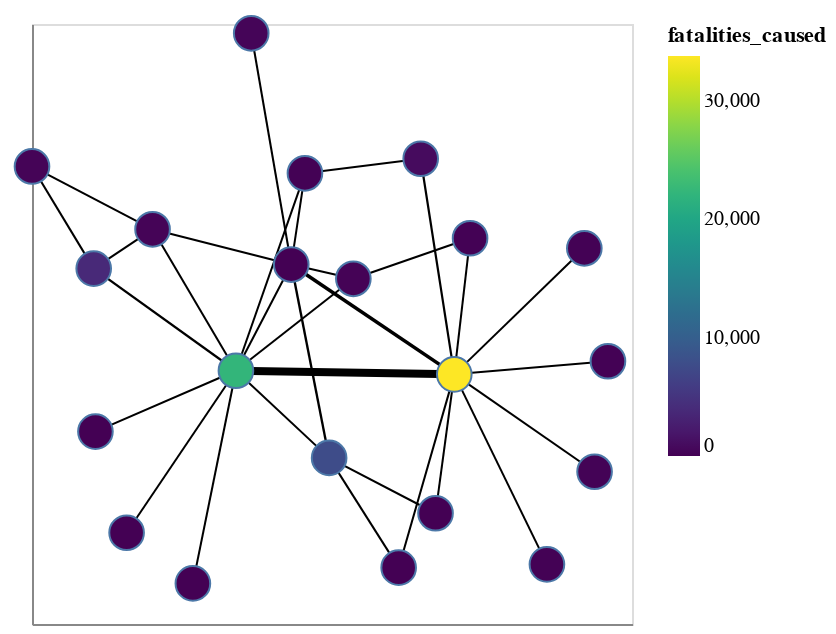

This figure's notebook cell:
### Code cell
# Call the function to draw the graph
graph_viz = draw_graph(G)

graph_viz

### Figure 1 — Vega-Lite specification as saved in the notebook (floating-point values rounded to 4 significant figures)
{"config": {"view": {"continuousWidth": 300, "continuousHeight": 300}}, "layer": [{"data": {"name": "data-be9dff1ae7957e867272003005fe8595"}, "mark": {"type": "line", "color": "black", "opacity": 1}, "encoding": {"detail": {"field": "edge", "type": "quantitative"}, "size": {"field": "FATALITIES", "legend": null, "type": "quantitative"}, "x": {"axis": {"grid": false, "labels": false, "ticks": false, "title": ""}, "field": "x", "type": "quantitative"}, "y": {"axis": {"grid": false, "labels": false, "ticks": false, "title": ""}, "field": "y", "type": "quantitative"}}}, {"data": {"name": "data-13f295b47a31d38718f37d18d14e6f70"}, "mark": {"type": "point", "opacity": 1, "size": 300, "strokeWidth": 1.0}, "encoding": {"fill": {"field": "fatalities_caused", "scale": {"scheme": "viridis"}, "type": "quantitative"}, "tooltip": [{"field": "name", "type": "nominal"}, {"field": "fatalities_caused", "type": "quantitative"}], "x": {"axis": {"grid": false, "labels": false, "ticks": false}, "field": "x", "type": "quantitative"}, "y": {"axis": {"grid": false, "labels": false, "ticks": false}, "field": "y", "type": "quantitative"}}}], "$schema": "https://vega.github.io/schema/vega-lite/v5.17.0.json", "datasets": {"data-be9dff1ae7957e867272003005fe8595": [{"edge": 0, "pair": ["Military Forces of Russia (2000-)", "Military Forces of Ukraine (2019-)"], "FATALITIES": 20327, "source": "Military Forces of Russia (2000-)", "x": 0.4076, "y": -0.05912, "target": "Military Forces of Ukraine (2019-)"}, {"edge": 0, "pair": ["Military Forces of Russia (2000-)", "Military Forces of Ukraine (2019-)"], "FATALITIES": 20327, "source": "Military Forces of Russia (2000-)", "x": -0.3202, "y": -0.05122, "target": "Military Forces of Ukraine (2019-)"}, {"edge": 1, "pair": ["Military Forces of Russia (2000-)", "Civilians (Ukraine)"], "FATALITIES": 5365, "source": "Military Forces of Russia (2000-)", "x": 0.4076, "y": -0.05912, "target": "Civilians (Ukraine)"}, {"edge": 1, "pair": ["Military Forces of Russia (2000-)", "Civilians (Ukraine)"], "FATALITIES": 5365, "source": "Military Forces of Russia (2000-)", "x": -0.1358, "y": 0.1788, "target": "Civilians (Ukraine)"}, {"edge": 2, "pair": ["Military Forces of Russia (2000-)", "Military Forces of Ukraine (2019-) Air Force"], "FATALITIES": 694, "source": "Military Forces of Russia (2000-)", "x": 0.4076, "y": -0.05912, "target": "Military Forces of Ukraine (2019-) Air Force"}, {"edge": 2, "pair": ["Military Forces of Russia (2000-)", "Military Forces of Ukraine (2019-) Air Force"], "FATALITIES": 694, "source": "Military Forces of Russia (2000-)", "x": 0.2956, "y": 0.408, "target": "Military Forces of Ukraine (2019-) Air Force"}, {"edge": 3, "pair": ["Military Forces of Russia (2000-)", "Military Forces of Ukraine (2019-) National Guard"], "FATALITIES": 48, "source": "Military Forces of Russia (2000-)", "x": 0.4076, "y": -0.05912, "target": "Military Forces of Ukraine (2019-) National Guard"}, {"edge": 3, "pair": ["Military Forces of Russia (2000-)", "Military Forces of Ukraine (2019-) National Guard"], "FATALITIES": 48, "source": "Military Forces of Russia (2000-)", "x": 0.9198, "y": -0.03068, "target": "Military Forces of Ukraine (2019-) National Guard"}, {"edge": 4, "pair": ["Military Forces of Russia (2000-)", "Melitopol Communal Militia (Ukraine)"], "FATALITIES": 128, "source": "Military Forces of Russia (2000-)", "x": 0.4076, "y": -0.05912, "target": "Melitopol Communal Militia (Ukraine)"}, {"edge": 4, "pair": ["Military Forces of Russia (2000-)", "Melitopol Communal Militia (Ukraine)"], "FATALITIES": 128, "source": "Military Forces of Russia (2000-)", "x": 0.8752, "y": -0.2701, "target": "Melitopol Communal Militia (Ukraine)"}, {"edge": 5, "pair": ["Military Forces of Russia (2000-)", "Military Forces of Ukraine (2019-) Marines"], "FATALITIES": 106, "source": "Military Forces of Russia (2000-)", "x": 0.4076, "y": -0.05912, "target": "Military Forces of Ukraine (2019-) Marines"}, {"edge": 5, "pair": ["Military Forces of Russia (2000-)", "Military Forces of Ukraine (2019-) Marines"], "FATALITIES": 106, "source": "Military Forces of Russia (2000-)", "x": 0.8411, "y": 0.2139, "target": "Military Forces of Ukraine (2019-) Marines"}, {"edge": 6, "pair": ["Military Forces of Russia (2000-)", "Military Forces of Ukraine (2019-) Special Forces"], "FATALITIES": 53, "source": "Military Forces of Russia (2000-)", "x": 0.4076, "y": -0.05912, "target": "Military Forces of Ukraine (2019-) Special Forces"}, {"edge": 6, "pair": ["Military Forces of Russia (2000-)", "Military Forces of Ukraine (2019-) Special Forces"], "FATALITIES": 53, "source": "Military Forces of Russia (2000-)", "x": 0.7164, "y": -0.4708, "target": "Military Forces of Ukraine (2019-) Special Forces"}, {"edge": 7, "pair": ["Military Forces of Russia (2000-)", "Military Forces of Ukraine (2019-) International Legion"], "FATALITIES": 83, "source": "Military Forces of Russia (2000-)", "x": 0.4076, "y": -0.05912, "target": "Military Forces of Ukraine (2019-) International Legion"}, {"edge": 7, "pair": ["Military Forces of Russia (2000-)", "Military Forces of Ukraine (2019-) International Legion"], "FATALITIES": 83, "source": "Military Forces of Russia (2000-)", "x": 0.2222, "y": -0.4779, "target": "Military Forces of Ukraine (2019-) International Legion"}, {"edge": 8, "pair": ["Military Forces of Russia (2000-)", "Military Forces of Ukraine (2019-) Territorial Defense Forces"], "FATALITIES": 79, "source": "Military Forces of Russia (2000-)", "x": 0.4076, "y": -0.05912, "target": "Military Forces of Ukraine (2019-) Territorial Defense Forces"}, {"edge": 8, "pair": ["Military Forces of Russia (2000-)", "Military Forces of Ukraine (2019-) Territorial Defense Forces"], "FATALITIES": 79, "source": "Military Forces of Russia (2000-)", "x": 0.3451, "y": -0.3601, "target": "Military Forces of Ukraine (2019-) Territorial Defense Forces"}, {"edge": 9, "pair": ["Military Forces of Russia (2000-)", "Police Forces of Ukraine (2019-) State Border Guard Service"], "FATALITIES": 44, "source": "Military Forces of Russia (2000-)", "x": 0.4076, "y": -0.05912, "target": "Police Forces of Ukraine (2019-) State Border Guard Service"}, {"edge": 9, "pair": ["Military Forces of Russia (2000-)", "Police Forces of Ukraine (2019-) State Border Guard Service"], "FATALITIES": 44, "source": "Military Forces of Russia (2000-)", "x": 0.4602, "y": 0.2358, "target": "Police Forces of Ukraine (2019-) State Border Guard Service"}, {"edge": 10, "pair": ["Military Forces of Russia (2000-)", "Military Forces of Russia (2000-)"], "FATALITIES": 38, "source": "Military Forces of Russia (2000-)", "x": 0.4076, "y": -0.05912, "target": "Military Forces of Russia (2000-)"}, {"edge": 10, "pair": ["Military Forces of Russia (2000-)", "Military Forces of Russia (2000-)"], "FATALITIES": 38, "source": "Military Forces of Russia (2000-)", "x": 0.4076, "y": -0.05912, "target": "Military Forces of Russia (2000-)"}, {"edge": 11, "pair": ["Military Forces of Ukraine (2019-)", "Military Forces of Russia (2000-) Air Force"], "FATALITIES": 36, "source": "Military Forces of Ukraine (2019-)", "x": -0.3202, "y": -0.05122, "target": "Military Forces of Russia (2000-) Air Force"}, {"edge": 11, "pair": ["Military Forces of Ukraine (2019-)", "Military Forces of Russia (2000-) Air Force"], "FATALITIES": 36, "source": "Military Forces of Ukraine (2019-)", "x": -0.009574, "y": -0.2401, "target": "Military Forces of Russia (2000-) Air Force"}, {"edge": 12, "pair": ["Military Forces of Ukraine (2019-)", "NAF: United Armed Forces of Novorossiya"], "FATALITIES": 1067, "source": "Military Forces of Ukraine (2019-)", "x": -0.3202, "y": -0.05122, "target": "NAF: United Armed Forces of Novorossiya"}, {"edge": 12, "pair": ["Military Forces of Ukraine (2019-)", "NAF: United Armed Forces of Novorossiya"], "FATALITIES": 1067, "source": "Military Forces of Ukraine (2019-)", "x": -0.7943, "y": 0.17, "target": "NAF: United Armed Forces of Novorossiya"}, {"edge": 13, "pair": ["Military Forces of Ukraine (2019-)", "Military Forces of Russia (2000-) Donetsk People's Militia"], "FATALITIES": 295, "source": "Military Forces of Ukraine (2019-)", "x": -0.3202, "y": -0.05122, "target": "Military Forces of Russia (2000-) Donetsk People's Militia"}, {"edge": 13, "pair": ["Military Forces of Ukraine (2019-)", "Military Forces of Russia (2000-) Donetsk People's Militia"], "FATALITIES": 295, "source": "Military Forces of Ukraine (2019-)", "x": -0.7886, "y": -0.1831, "target": "Military Forces of Russia (2000-) Donetsk People's Militia"}, {"edge": 14, "pair": ["Military Forces of Ukraine (2019-)", "Military Forces of Russia (2000-) Chechen Battalion of Ramzan Kadyrov"], "FATALITIES": 169, "source": "Military Forces of Ukraine (2019-)", "x": -0.3202, "y": -0.05122, "target": "Military Forces of Russia (2000-) Chechen Battalion of Ramzan Kadyrov"}, {"edge": 14, "pair": ["Military Forces of Ukraine (2019-)", "Military Forces of Russia (2000-) Chechen Battalion of Ramzan Kadyrov"], "FATALITIES": 169, "source": "Military Forces of Ukraine (2019-)", "x": -0.4637, "y": -0.512, "target": "Military Forces of Russia (2000-) Chechen Battalion of Ramzan Kadyrov"}, {"edge": 15, "pair": ["Military Forces of Ukraine (2019-)", "Wagner Group"], "FATALITIES": 84, "source": "Military Forces of Ukraine (2019-)", "x": -0.3202, "y": -0.05122, "target": "Wagner Group"}, {"edge": 15, "pair": ["Military Forces of Ukraine (2019-)", "Wagner Group"], "FATALITIES": 84, "source": "Military Forces of Ukraine (2019-)", "x": 0.07115, "y": 0.1479, "target": "Wagner Group"}, {"edge": 16, "pair": ["Military Forces of Ukraine (2019-)", "Civilians (Ukraine)"], "FATALITIES": 71, "source": "Military Forces of Ukraine (2019-)", "x": -0.3202, "y": -0.05122, "target": "Civilians (Ukraine)"}, {"edge": 16, "pair": ["Military Forces of Ukraine (2019-)", "Civilians (Ukraine)"], "FATALITIES": 71, "source": "Military Forces of Ukraine (2019-)", "x": -0.1358, "y": 0.1788, "target": "Civilians (Ukraine)"}, {"edge": 17, "pair": ["Military Forces of Ukraine (2019-)", "Military Forces of Russia (2000-) Navy"], "FATALITIES": 67, "source": "Military Forces of Ukraine (2019-)", "x": -0.3202, "y": -0.05122, "target": "Military Forces of Russia (2000-) Navy"}, {"edge": 17, "pair": ["Military Forces of Ukraine (2019-)", "Military Forces of Russia (2000-) Navy"], "FATALITIES": 67, "source": "Military Forces of Ukraine (2019-)", "x": -0.09019, "y": 0.3765, "target": "Military Forces of Russia (2000-) Navy"}, {"edge": 18, "pair": ["Military Forces of Ukraine (2019-)", "Military Forces of Russia (2000-) Special Forces"], "FATALITIES": 63, "source": "Military Forces of Ukraine (2019-)", "x": -0.3202, "y": -0.05122, "target": "Military Forces of Russia (2000-) Special Forces"}, {"edge": 18, "pair": ["Military Forces of Ukraine (2019-)", "Military Forces of Russia (2000-) Special Forces"], "FATALITIES": 63, "source": "Military Forces of Ukraine (2019-)", "x": -0.6846, "y": -0.4022, "target": "Military Forces of Russia (2000-) Special Forces"}, {"edge": 19, "pair": ["Military Forces of Ukraine (2019-)", "Unidentified Armed Group (Ukraine)"], "FATALITIES": 34, "source": "Military Forces of Ukraine (2019-)", "x": -0.3202, "y": -0.05122, "target": "Unidentified Armed Group (Ukraine)"}, {"edge": 19, "pair": ["Military Forces of Ukraine (2019-)", "Unidentified Armed Group (Ukraine)"], "FATALITIES": 34, "source": "Military Forces of Ukraine (2019-)", "x": -0.5982, "y": 0.2552, "target": "Unidentified Armed Group (Ukraine)"}, {"edge": 20, "pair": ["Military Forces of Russia (2000-) Air Force", "Civilians (Ukraine)"], "FATALITIES": 1310, "source": "Military Forces of Russia (2000-) Air Force", "x": -0.009574, "y": -0.2401, "target": "Civilians (Ukraine)"}, {"edge": 20, "pair": ["Military Forces of Russia (2000-) Air Force", "Civilians (Ukraine)"], "FATALITIES": 1310, "source": "Military Forces of Russia (2000-) Air Force", "x": -0.1358, "y": 0.1788, "target": "Civilians (Ukraine)"}, {"edge": 21, "pair": ["Military Forces of Russia (2000-) Air Force", "Military Forces of Ukraine (2019-) Territorial Defense Forces"], "FATALITIES": 85, "source": "Military Forces of Russia (2000-) Air Force", "x": -0.009574, "y": -0.2401, "target": "Military Forces of Ukraine (2019-) Territorial Defense Forces"}, {"edge": 21, "pair": ["Military Forces of Russia (2000-) Air Force", "Military Forces of Ukraine (2019-) Territorial Defense Forces"], "FATALITIES": 85, "source": "Military Forces of Russia (2000-) Air Force", "x": 0.3451, "y": -0.3601, "target": "Military Forces of Ukraine (2019-) Territorial Defense Forces"}, {"edge": 22, "pair": ["Military Forces of Russia (2000-) Air Force", "Military Forces of Ukraine (2019-) International Legion"], "FATALITIES": 40, "source": "Military Forces of Russia (2000-) Air Force", "x": -0.009574, "y": -0.2401, "target": "Military Forces of Ukraine (2019-) International Legion"}, {"edge": 22, "pair": ["Military Forces of Russia (2000-) Air Force", "Military Forces of Ukraine (2019-) International Legion"], "FATALITIES": 40, "source": "Military Forces of Russia (2000-) Air Force", "x": 0.2222, "y": -0.4779, "target": "Military Forces of Ukraine (2019-) International Legion"}, {"edge": 23, "pair": ["Civilians (Ukraine)", "Unidentified Military Forces"], "FATALITIES": 279, "source": "Civilians (Ukraine)", "x": -0.1358, "y": 0.1788, "target": "Unidentified Military Forces"}, {"edge": 23, "pair": ["Civilians (Ukraine)", "Unidentified Military Forces"], "FATALITIES": 279, "source": "Civilians (Ukraine)", "x": -0.2692, "y": 0.6798, "target": "Unidentified Military Forces"}, {"edge": 24, "pair": ["Civilians (Ukraine)", "Unidentified Armed Group (Ukraine)"], "FATALITIES": 122, "source": "Civilians (Ukraine)", "x": -0.1358, "y": 0.1788, "target": "Unidentified Armed Group (Ukraine)"}, {"edge": 24, "pair": ["Civilians (Ukraine)", "Unidentified Armed Group (Ukraine)"], "FATALITIES": 122, "source": "Civilians (Ukraine)", "x": -0.5982, "y": 0.2552, "target": "Unidentified Armed Group (Ukraine)"}, {"edge": 25, "pair": ["Civilians (Ukraine)", "Wagner Group"], "FATALITIES": 53, "source": "Civilians (Ukraine)", "x": -0.1358, "y": 0.1788, "target": "Wagner Group"}, {"edge": 25, "pair": ["Civilians (Ukraine)", "Wagner Group"], "FATALITIES": 53, "source": "Civilians (Ukraine)", "x": 0.07115, "y": 0.1479, "target": "Wagner Group"}, {"edge": 26, "pair": ["Civilians (Ukraine)", "Military Forces of Russia (2000-) Navy"], "FATALITIES": 37, "source": "Civilians (Ukraine)", "x": -0.1358, "y": 0.1788, "target": "Military Forces of Russia (2000-) Navy"}, {"edge": 26, "pair": ["Civilians (Ukraine)", "Military Forces of Russia (2000-) Navy"], "FATALITIES": 37, "source": "Civilians (Ukraine)", "x": -0.09019, "y": 0.3765, "target": "Military Forces of Russia (2000-) Navy"}, {"edge": 27, "pair": ["NAF: United Armed Forces of Novorossiya", "Military Forces of Ukraine (2014-2019)"], "FATALITIES": 199, "source": "NAF: United Armed Forces of Novorossiya", "x": -0.7943, "y": 0.17, "target": "Military Forces of Ukraine (2014-2019)"}, {"edge": 27, "pair": ["NAF: United Armed Forces of Novorossiya", "Military Forces of Ukraine (2014-2019)"], "FATALITIES": 199, "source": "NAF: United Armed Forces of Novorossiya", "x": -1.0, "y": 0.3914, "target": "Military Forces of Ukraine (2014-2019)"}, {"edge": 28, "pair": ["NAF: United Armed Forces of Novorossiya", "Unidentified Armed Group (Ukraine)"], "FATALITIES": 32, "source": "NAF: United Armed Forces of Novorossiya", "x": -0.7943, "y": 0.17, "target": "Unidentified Armed Group (Ukraine)"}, {"edge": 28, "pair": ["NAF: United Armed Forces of Novorossiya", "Unidentified Armed Group (Ukraine)"], "FATALITIES": 32, "source": "NAF: United Armed Forces of Novorossiya", "x": -0.5982, "y": 0.2552, "target": "Unidentified Armed Group (Ukraine)"}, {"edge": 29, "pair": ["Military Forces of Ukraine (2014-2019)", "Unidentified Armed Group (Ukraine)"], "FATALITIES": 48, "source": "Military Forces of Ukraine (2014-2019)", "x": -1.0, "y": 0.3914, "target": "Unidentified Armed Group (Ukraine)"}, {"edge": 29, "pair": ["Military Forces of Ukraine (2014-2019)", "Unidentified Armed Group (Ukraine)"], "FATALITIES": 48, "source": "Military Forces of Ukraine (2014-2019)", "x": -0.5982, "y": 0.2552, "target": "Unidentified Armed Group (Ukraine)"}, {"edge": 30, "pair": ["Military Forces of Ukraine (2019-) Air Force", "Military Forces of Russia (2000-) Navy"], "FATALITIES": 129, "source": "Military Forces of Ukraine (2019-) Air Force", "x": 0.2956, "y": 0.408, "target": "Military Forces of Russia (2000-) Navy"}, {"edge": 30, "pair": ["Military Forces of Ukraine (2019-) Air Force", "Military Forces of Russia (2000-) Navy"], "FATALITIES": 129, "source": "Military Forces of Ukraine (2019-) Air Force", "x": -0.09019, "y": 0.3765, "target": "Military Forces of Russia (2000-) Navy"}, {"edge": 31, "pair": ["Wagner Group", "Police Forces of Ukraine (2019-) State Border Guard Service"], "FATALITIES": 40, "source": "Wagner Group", "x": 0.07115, "y": 0.1479, "target": "Police Forces of Ukraine (2019-) State Border Guard Service"}, {"edge": 31, "pair": ["Wagner Group", "Police Forces of Ukraine (2019-) State Border Guard Service"], "FATALITIES": 40, "source": "Wagner Group", "x": 0.4602, "y": 0.2358, "target": "Police Forces of Ukraine (2019-) State Border Guard Service"}], "data-13f295b47a31d38718f37d18d14e6f70": [{"name": "Military Forces of Russia (2000-)", "x": 0.4076, "y": -0.05912, "fatalities_caused": 33777}, {"name": "Military Forces of Ukraine (2019-)", "x": -0.3202, "y": -0.05122, "fatalities_caused": 22272}, {"name": "Military Forces of Russia (2000-) Air Force", "x": -0.009574, "y": -0.2401, "fatalities_caused": 7682}, {"name": "Civilians (Ukraine)", "x": -0.1358, "y": 0.1788, "fatalities_caused": 0}, {"name": "NAF: United Armed Forces of Novorossiya", "x": -0.7943, "y": 0.17, "fatalities_caused": 3866}, {"name": "Military Forces of Ukraine (2014-2019)", "x": -1.0, "y": 0.3914, "fatalities_caused": 235}, {"name": "Military Forces of Ukraine (2019-) Air Force", "x": 0.2956, "y": 0.408, "fatalities_caused": 858}, {"name": "Military Forces of Russia (2000-) Donetsk People's Militia", "x": -0.7886, "y": -0.1831, "fatalities_caused": 0}, {"name": "Unidentified Military Forces", "x": -0.2692, "y": 0.6798, "fatalities_caused": 311}, {"name": "Military Forces of Russia (2000-) Chechen Battalion of Ramzan Kadyrov", "x": -0.4637, "y": -0.512, "fatalities_caused": 17}, {"name": "Military Forces of Ukraine (2019-) National Guard", "x": 0.9198, "y": -0.03068, "fatalities_caused": 48}, {"name": "Military Forces of Russia (2000-) Navy", "x": -0.09019, "y": 0.3765, "fatalities_caused": 65}, {"name": "Melitopol Communal Militia (Ukraine)", "x": 0.8752, "y": -0.2701, "fatalities_caused": 148}, {"name": "Unidentified Armed Group (Ukraine)", "x": -0.5982, "y": 0.2552, "fatalities_caused": 273}, {"name": "Military Forces of Ukraine (2019-) Marines", "x": 0.8411, "y": 0.2139, "fatalities_caused": 106}, {"name": "Wagner Group", "x": 0.07115, "y": 0.1479, "fatalities_caused": 196}, {"name": "Military Forces of Ukraine (2019-) Special Forces", "x": 0.7164, "y": -0.4708, "fatalities_caused": 63}, {"name": "Military Forces of Ukraine (2019-) Territorial Defense Forces", "x": 0.3451, "y": -0.3601, "fatalities_caused": 15}, {"name": "Military Forces of Ukraine (2019-) International Legion", "x": 0.2222, "y": -0.4779, "fatalities_caused": 6}, {"name": "Police Forces of Ukraine (2019-) State Border Guard Service", "x": 0.4602, "y": 0.2358, "fatalities_caused": 73}, {"name": "Military Forces of Russia (2000-) Special Forces", "x": -0.6846, "y": -0.4022, "fatalities_caused": 0}]}}
